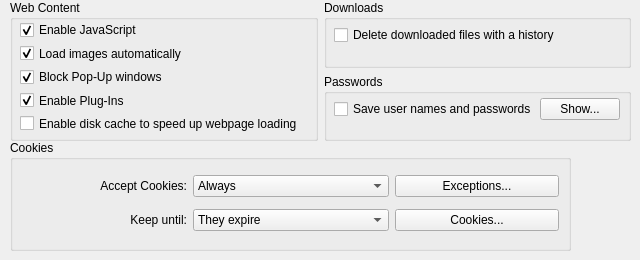
     <widget class="QWidget" name="tab_2" >
      <attribute name="title" >
       <string>Privacy</string>
      </attribute>
      <widget class="QWidget" name="layoutWidget" >
       <property name="geometry" >
        <rect>
         <x>10</x>
         <y>0</y>
         <width>621</width>
         <height>141</height>
        </rect>
       </property>
       <layout class="QGridLayout" name="gridLayout" >
        <item row="0" column="1" >
         <widget class="QGroupBox" name="groupBox_3" >
          <property name="title" >
           <string>Downloads</string>
          </property>
          <widget class="QWidget" name="layoutWidget" >
           <property name="geometry" >
            <rect>
             <x>10</x>
             <y>20</y>
             <width>252</width>
             <height>30</height>
            </rect>
           </property>
           <layout class="QHBoxLayout" name="horizontalLayout_2" >
            <item>
             <widget class="QCheckBox" name="checkBoxDeleteDownloads" >
              <property name="text" >
               <string>Delete downloaded files with a history</string>
              </property>
             </widget>
            </item>
            <item>
             <spacer name="horizontalSpacer" >
              <property name="orientation" >
               <enum>Qt::Horizontal</enum>
              </property>
              <property name="sizeHint" stdset="0" >
               <size>
                <width>37</width>
                <height>17</height>
               </size>
              </property>
             </spacer>
            </item>
           </layout>
          </widget>
         </widget>
        </item>
        <item row="1" column="1" >
         <widget class="QGroupBox" name="groupBox_2" >
          <property name="title" >
           <string>Passwords</string>
          </property>
          <widget class="QWidget" name="layoutWidget" >
           <property name="geometry" >
            <rect>
             <x>10</x>
             <y>20</y>
             <width>286</width>
             <height>30</height>
            </rect>
           </property>
           <layout class="QHBoxLayout" name="horizontalLayout" >
            <item>
             <widget class="QCheckBox" name="chkSavePasswords" >
              <property name="text" >
               <string>Save user names and passwords</string>
              </property>
              <property name="checked" >
               <bool>false</bool>
              </property>
             </widget>
            </item>
            <item>
             <widget class="QPushButton" name="showPasswordsButton" >
              <property name="text" >
               <string>Show...</string>
              </property>
             </widget>
            </item>
           </layout>
          </widget>
         </widget>
        </item>
        <item rowspan="2" row="0" column="0" >
         <widget class="QGroupBox" name="groupBox" >
          <property name="title" >
           <string>Web Content</string>
          </property>
          <widget class="QWidget" name="layoutWidget" >
           <property name="geometry" >
            <rect>
             <x>10</x>
             <y>20</y>
             <width>291</width>
             <height>113</height>
            </rect>
           </property>
           <layout class="QVBoxLayout" name="verticalLayout" >
            <property name="spacing" >
             <number>4</number>
            </property>
            <item>
             <widget class="QCheckBox" name="enableJavascript" >
              <property name="text" >
               <string>Enable JavaScript</string>
              </property>
              <property name="checked" >
               <bool>true</bool>
              </property>
             </widget>
            </item>
            <item>
             <widget class="QCheckBox" name="autoLoadImages" >
              <property name="text" >
               <string>Load images automatically</string>
              </property>
              <property name="checked" >
               <bool>true</bool>
              </property>
             </widget>
            </item>
            <item>
             <widget class="QCheckBox" name="blockPopups" >
              <property name="text" >
               <string>Block Pop-Up windows</string>
              </property>
              <property name="checked" >
               <bool>true</bool>
              </property>
             </widget>
            </item>
            <item>
             <widget class="QCheckBox" name="enablePlugins" >
              <property name="text" >
               <string>Enable Plug-Ins</string>
              </property>
              <property name="checked" >
               <bool>true</bool>
              </property>
             </widget>
            </item>
            <item>
             <widget class="QCheckBox" name="enableDiskCache" >
              <property name="text" >
               <string>Enable disk cache to speed up webpage loading</string>
              </property>
             </widget>
            </item>
           </layout>
          </widget>
         </widget>
        </item>
       </layout>
      </widget>
      <widget class="QWidget" name="layoutWidget" >
       <property name="geometry" >
        <rect>
         <x>10</x>
         <y>140</y>
         <width>561</width>
         <height>111</height>
        </rect>
       </property>
       <layout class="QVBoxLayout" name="verticalLayout_2" >
        <item>
         <widget class="QGroupBox" name="cookiesGroupBox" >
          <property name="title" >
           <string>Cookies</string>
          </property>
          <layout class="QGridLayout" >
           <item row="0" column="0" >
            <widget class="QLabel" name="label_2" >
             <property name="text" >
              <string>Accept Cookies:</string>
             </property>
             <property name="alignment" >
              <set>Qt::AlignRight|Qt::AlignTrailing|Qt::AlignVCenter</set>
             </property>
            </widget>
           </item>
           <item row="0" column="1" >
            <widget class="QComboBox" name="acceptCombo" >
             <item>
              <property name="text" >
               <string>Always</string>
              </property>
             </item>
             <item>
              <property name="text" >
               <string>Never</string>
              </property>
             </item>
             <item>
              <property name="text" >
               <string>Only from sites you navigate to</string>
              </property>
             </item>
            </widget>
           </item>
           <item row="0" column="2" >
            <widget class="QPushButton" name="exceptionsButton" >
             <property name="text" >
              <string>Exceptions...</string>
             </property>
            </widget>
           </item>
           <item row="1" column="0" >
            <widget class="QLabel" name="label" >
             <property name="text" >
              <string>Keep until:</string>
             </property>
             <property name="alignment" >
              <set>Qt::AlignRight|Qt::AlignTrailing|Qt::AlignVCenter</set>
             </property>
            </widget>
           </item>
           <item row="1" column="1" >
            <widget class="QComboBox" name="keepUntilCombo" >
             <item>
              <property name="text" >
               <string>They expire</string>
              </property>
             </item>
             <item>
              <property name="text" >
               <string>I exit the application</string>
              </property>
             </item>
             <item>
              <property name="text" >
               <string>At most 90 days</string>
              </property>
             </item>
            </widget>
           </item>
           <item row="1" column="2" >
            <widget class="QPushButton" name="cookiesButton" >
             <property name="text" >
              <string>Cookies...</string>
             </property>
            </widget>
           </item>
          </layout>
         </widget>
        </item>
       </layout>
      </widget>
     </widget>
